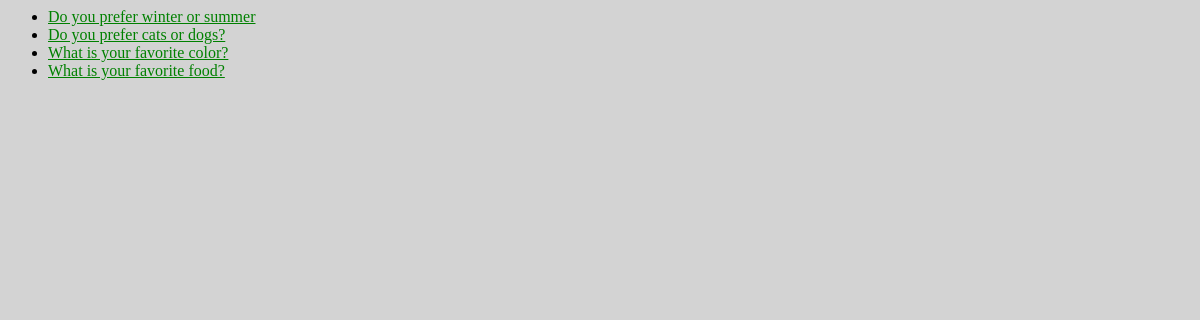
The page /polls/ on the database as committed earlier.
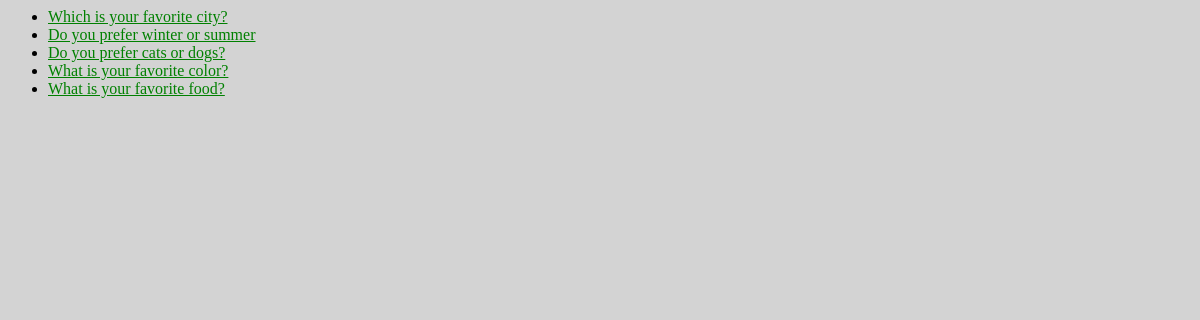
The same page on the database as committed later.
### polls/models.py (models this page shows, shortened)
class Question(models.Model):
    question_text = models.CharField(max_length=200)
    pub_date = models.DateTimeField('fecha publicacion')
    """
    OLD WITH BUG: returns True if the pub_date is in the future
    def was_published_recently(self):
        return self.pub_date >= timezone.now() - datetime.timedelta(days=1) """
    @admin.display(
        boolean=True,
        ordering='pub_date',
        description='Published recently?',
    )
    def was_published_recently(self):
        ahora = timezone.now()
        return ahora - datetime.timedelta(days=1) <= self.pub_date <= ahora
    '''This is a method definition for the was_published_recently() method of a class.

This method checks whether the pub_date attribute of the object is within the last 24 hours, and returns a boolean value indicating whether it was published recently or not.

The method uses the >= operator to compare the pub_date attribute of the object to the result of subtracting one day (datetime.timedelta(days=1)) from the current time (timezone.now()), which is a timezone-aware datetime object representing the current date and time.

If the pub_date attribute is greater than or equal to the result of subtracting one day from the current time, then the method returns True, indicating that the object was published recently. Otherwise, it returns False.

It's important to note that the timezone.now() function is used to get the current date and time in the timezone of the Django project. This ensures that the comparison is accurate and takes into account any timezone differences.'''

### polls/views.py (the view)
# urls.py: path('', views.IndexView.as_view(), name='indice'),
class IndexView(generic.ListView):
    template_name = 'polls/index.html'
    context_object_name = 'lista_ultimas_preguntas'
    def get_queryset(self) -> QuerySet[Any]:
        return Question.objects.filter(pub_date__lte=timezone.now()).order_by('-pub_date')[:5]

### polls/templates/polls/index.html
{% load static %}
<link rel="stylesheet" href="{% static 'polls/style.css' %}">
{% if lista_ultimas_preguntas %}
    <ul>
        {% for i in lista_ultimas_preguntas %}
            <li>
                <a href="{% url 'polls:detalle' i.id %}">{{ i.question_text }}</a>
            </li>
        {% endfor %}
    </ul>
{% else %}
    <p>No polls are available</p>
<{% endif %}

### polls/static/polls/style.css (style rules this page uses)
li a { color: green; }

Rows that differ between the two databases and show on the page:
added Question: question_text "Which is your favorite city?"
